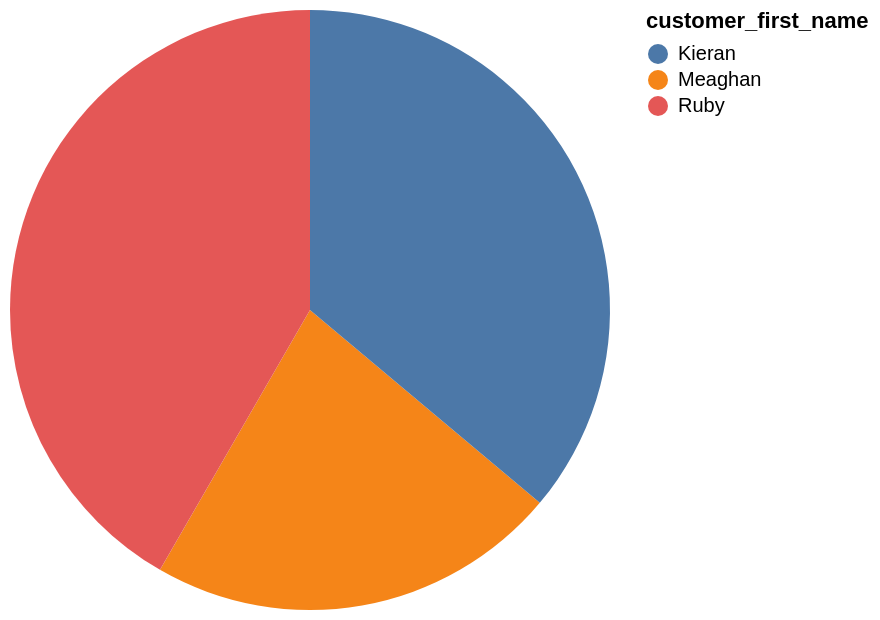

Write a Vega-Lite specification for this figure.
### Vega-Lite specification from a JSON file in a GitHub repository (floating-point values rounded to 4 significant figures)
{"data": {"values": [{"x_data": "Meaghan", "y_data": 8}, {"x_data": "Kieran", "y_data": 13}, {"x_data": "Ruby", "y_data": 15}]}, "mark": "arc", "encoding": {"theta": {"field": "y_data", "type": "quantitative", "title": "customer_id"}, "color": {"field": "x_data", "type": "nominal", "title": "customer_first_name"}}}
